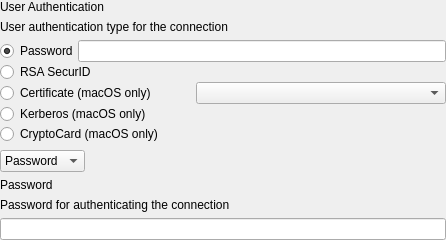
    <widget class="QWidget" name="userAuthentication" native="true">
     <layout class="QVBoxLayout" name="verticalLayout_9">
      <property name="leftMargin">
       <number>0</number>
      </property>
      <property name="topMargin">
       <number>0</number>
      </property>
      <property name="rightMargin">
       <number>0</number>
      </property>
      <property name="bottomMargin">
       <number>0</number>
      </property>
      <item>
       <widget class="QWidget" name="widgetUserAuthenticationCaption" native="true">
        <layout class="QVBoxLayout" name="verticalLayout_34">
         <property name="leftMargin">
          <number>0</number>
         </property>
         <property name="topMargin">
          <number>0</number>
         </property>
         <property name="rightMargin">
          <number>0</number>
         </property>
         <property name="bottomMargin">
          <number>0</number>
         </property>
         <item>
          <widget class="QLabel" name="labelUserAuthentication">
           <property name="text">
            <string>User Authentication</string>
           </property>
          </widget>
         </item>
         <item>
          <widget class="QLabel" name="lTip_15">
           <property name="text">
            <string>User authentication type for the connection</string>
           </property>
          </widget>
         </item>
        </layout>
       </widget>
      </item>
      <item>
       <widget class="QWidget" name="passwordRadioGroup" native="true">
        <layout class="QVBoxLayout" name="verticalLayout_18">
         <property name="spacing">
          <number>0</number>
         </property>
         <property name="leftMargin">
          <number>0</number>
         </property>
         <property name="topMargin">
          <number>0</number>
         </property>
         <property name="rightMargin">
          <number>0</number>
         </property>
         <property name="bottomMargin">
          <number>0</number>
         </property>
         <item>
          <layout class="QHBoxLayout" name="horizontalLayout">
           <item>
            <widget class="QRadioButton" name="passwordRB">
             <property name="text">
              <string>Password</string>
             </property>
             <property name="checked">
              <bool>true</bool>
             </property>
            </widget>
           </item>
           <item>
            <widget class="QLineEdit" name="passwordRadioLE">
             <property name="echoMode">
              <enum>QLineEdit::Password</enum>
             </property>
            </widget>
           </item>
          </layout>
         </item>
         <item>
          <layout class="QHBoxLayout" name="horizontalLayout_7">
           <item>
            <widget class="QRadioButton" name="rsaRB">
             <property name="text">
              <string>RSA SecurID</string>
             </property>
            </widget>
           </item>
           <item>
            <spacer name="horizontalSpacer_7">
             <property name="orientation">
              <enum>Qt::Horizontal</enum>
             </property>
             <property name="sizeHint" stdset="0">
              <size>
               <width>40</width>
               <height>20</height>
              </size>
             </property>
            </spacer>
           </item>
          </layout>
         </item>
         <item>
          <layout class="QHBoxLayout" name="horizontalLayout_5">
           <item>
            <widget class="QRadioButton" name="certificateRadioButton">
             <property name="text">
              <string>Certificate (macOS only)</string>
             </property>
            </widget>
           </item>
           <item>
            <spacer name="horizontalSpacer_5">
             <property name="orientation">
              <enum>Qt::Horizontal</enum>
             </property>
             <property name="sizeHint" stdset="0">
              <size>
               <width>40</width>
               <height>20</height>
              </size>
             </property>
            </spacer>
           </item>
           <item>
            <widget class="QComboBox" name="osxCertificateCombo">
             <property name="minimumSize">
              <size>
               <width>250</width>
               <height>0</height>
              </size>
             </property>
            </widget>
           </item>
          </layout>
         </item>
         <item>
          <layout class="QHBoxLayout" name="horizontalLayout_8">
           <item>
            <widget class="QRadioButton" name="kerberosRadioButton">
             <property name="text">
              <string>Kerberos (macOS only)</string>
             </property>
            </widget>
           </item>
           <item>
            <spacer name="horizontalSpacer_8">
             <property name="orientation">
              <enum>Qt::Horizontal</enum>
             </property>
             <property name="sizeHint" stdset="0">
              <size>
               <width>40</width>
               <height>20</height>
              </size>
             </property>
            </spacer>
           </item>
          </layout>
         </item>
         <item>
          <layout class="QHBoxLayout" name="horizontalLayout_9">
           <item>
            <widget class="QRadioButton" name="cryptoCardRadioButton">
             <property name="text">
              <string>CryptoCard (macOS only)</string>
             </property>
            </widget>
           </item>
           <item>
            <spacer name="horizontalSpacer_9">
             <property name="orientation">
              <enum>Qt::Horizontal</enum>
             </property>
             <property name="sizeHint" stdset="0">
              <size>
               <width>40</width>
               <height>20</height>
              </size>
             </property>
            </spacer>
           </item>
          </layout>
         </item>
        </layout>
       </widget>
      </item>
      <item>
       <widget class="QWidget" name="widgetForAuthenticationCombo" native="true">
        <layout class="QHBoxLayout" name="horizontalLayout_18">
         <property name="leftMargin">
          <number>0</number>
         </property>
         <property name="topMargin">
          <number>0</number>
         </property>
         <property name="rightMargin">
          <number>0</number>
         </property>
         <property name="bottomMargin">
          <number>0</number>
         </property>
         <item>
          <widget class="QComboBox" name="authenticationCombo">
           <item>
            <property name="text">
             <string>Password</string>
            </property>
           </item>
           <item>
            <property name="text">
             <string>Certificate</string>
            </property>
           </item>
          </widget>
         </item>
         <item>
          <spacer name="horizontalSpacer_12">
           <property name="orientation">
            <enum>Qt::Horizontal</enum>
           </property>
           <property name="sizeHint" stdset="0">
            <size>
             <width>40</width>
             <height>20</height>
            </size>
           </property>
          </spacer>
         </item>
        </layout>
       </widget>
      </item>
      <item>
       <widget class="QWidget" name="password" native="true">
        <layout class="QVBoxLayout" name="verticalLayout_12">
         <property name="leftMargin">
          <number>0</number>
         </property>
         <property name="topMargin">
          <number>0</number>
         </property>
         <property name="rightMargin">
          <number>0</number>
         </property>
         <property name="bottomMargin">
          <number>0</number>
         </property>
         <item>
          <widget class="QLabel" name="labelPassword">
           <property name="text">
            <string>Password</string>
           </property>
          </widget>
         </item>
         <item>
          <widget class="QLabel" name="lTip_27">
           <property name="text">
            <string>Password for authenticating the connection</string>
           </property>
          </widget>
         </item>
         <item>
          <widget class="QLineEdit" name="passwordLE">
           <property name="echoMode">
            <enum>QLineEdit::Password</enum>
           </property>
          </widget>
         </item>
        </layout>
       </widget>
      </item>
     </layout>
    </widget>
